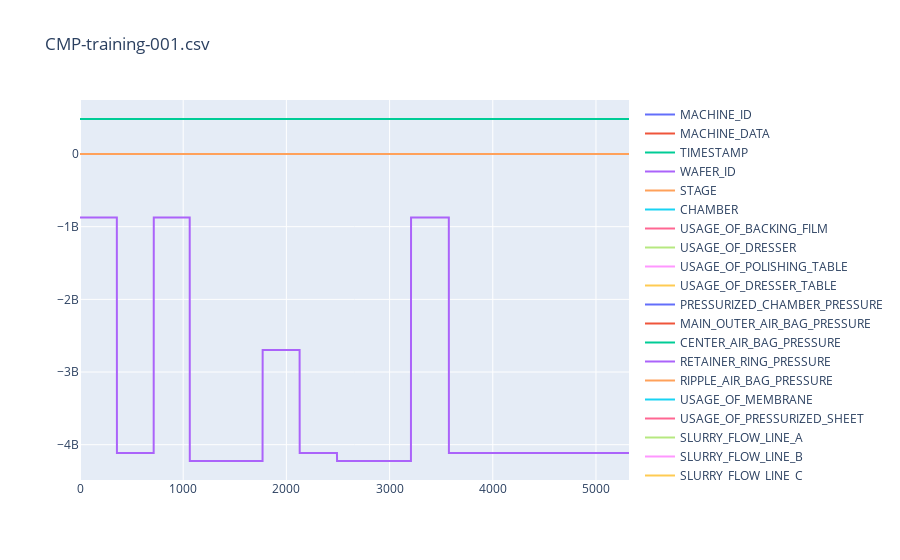

Source (notebook cell):
### Code cell
fig = go.Figure()
for column in train_data.columns:
    fig.add_trace(go.Scatter(y=train_data[column], name = column))
fig.update_layout(title="CMP-training-001.csv")
fig.show()

### Figure 1 — Plotly figure (JSON) as saved in the notebook; plotly's stock layout.template omitted (floating-point values rounded to 4 significant figures; data arrays with more than 128 entries replaced by an {"elided": "..."} marker saying what was removed)
{"data": [{"name": "MACHINE_ID", "type": "scatter", "y": {"elided": "5321 int values"}}, {"name": "MACHINE_DATA", "type": "scatter", "y": {"elided": "5321 int values"}}, {"name": "TIMESTAMP", "type": "scatter", "y": {"elided": "5321 float values"}}, {"name": "WAFER_ID", "type": "scatter", "y": {"elided": "5321 int values"}}, {"name": "STAGE", "type": "scatter", "y": {"elided": "5321 str values"}}, {"name": "CHAMBER", "type": "scatter", "y": {"elided": "5321 int values"}}, {"name": "USAGE_OF_BACKING_FILM", "type": "scatter", "y": {"elided": "5321 float values"}}, {"name": "USAGE_OF_DRESSER", "type": "scatter", "y": {"elided": "5321 float values"}}, {"name": "USAGE_OF_POLISHING_TABLE", "type": "scatter", "y": {"elided": "5321 float values"}}, {"name": "USAGE_OF_DRESSER_TABLE", "type": "scatter", "y": {"elided": "5321 float values"}}, {"name": "PRESSURIZED_CHAMBER_PRESSURE", "type": "scatter", "y": {"elided": "5321 float values"}}, {"name": "MAIN_OUTER_AIR_BAG_PRESSURE", "type": "scatter", "y": {"elided": "5321 float values"}}, {"name": "CENTER_AIR_BAG_PRESSURE", "type": "scatter", "y": {"elided": "5321 float values"}}, {"name": "RETAINER_RING_PRESSURE", "type": "scatter", "y": {"elided": "5321 float values"}}, {"name": "RIPPLE_AIR_BAG_PRESSURE", "type": "scatter", "y": {"elided": "5321 float values"}}, {"name": "USAGE_OF_MEMBRANE", "type": "scatter", "y": {"elided": "5321 float values"}}, {"name": "USAGE_OF_PRESSURIZED_SHEET", "type": "scatter", "y": {"elided": "5321 float values"}}, {"name": "SLURRY_FLOW_LINE_A", "type": "scatter", "y": {"elided": "5321 float values"}}, {"name": "SLURRY_FLOW_LINE_B", "type": "scatter", "y": {"elided": "5321 float values"}}, {"name": "SLURRY_FLOW_LINE_C", "type": "scatter", "y": {"elided": "5321 float values"}}, {"name": "WAFER_ROTATION", "type": "scatter", "y": {"elided": "5321 float values"}}, {"name": "STAGE_ROTATION", "type": "scatter", "y": {"elided": "5321 float values"}}, {"name": "HEAD_ROTATION", "type": "scatter", "y": {"elided": "5321 float values"}}, {"name": "DRESSING_WATER_STATUS", "type": "scatter", "y": {"elided": "5321 int values"}}, {"name": "EDGE_AIR_BAG_PRESSURE", "type": "scatter", "y": {"elided": "5321 float values"}}], "layout": {"title": {"text": "CMP-training-001.csv"}}}
